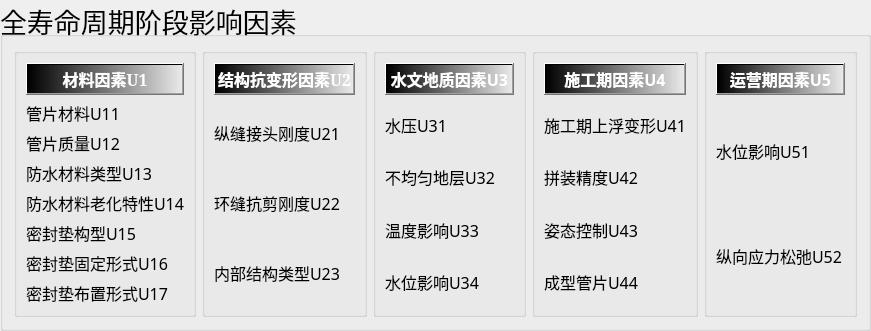
  <widget class="QGroupBox" name="groupBox_6">
   <property name="geometry">
    <rect>
     <x>20</x>
     <y>20</y>
     <width>871</width>
     <height>281</height>
    </rect>
   </property>
   <property name="font">
    <font>
     <pointsize>20</pointsize>
    </font>
   </property>
   <property name="title">
    <string>全寿命周期阶段影响因素</string>
   </property>
   <layout class="QHBoxLayout" name="horizontalLayout">
    <item>
     <widget class="QGroupBox" name="groupBox">
      <property name="font">
       <font>
        <family>华文宋体</family>
        <pointsize>9</pointsize>
        <weight>50</weight>
        <italic>false</italic>
        <bold>false</bold>
        <underline>false</underline>
       </font>
      </property>
      <property name="title">
       <string/>
      </property>
      <layout class="QVBoxLayout" name="verticalLayout_2">
       <item>
        <widget class="QPushButton" name="pushButton">
         <property name="font">
          <font>
           <family>SimSun</family>
           <pointsize>12</pointsize>
           <weight>75</weight>
           <italic>false</italic>
           <bold>true</bold>
           <underline>false</underline>
           <kerning>true</kerning>
          </font>
         </property>
         <property name="styleSheet">
          <string notr="true">background-color: qlineargradient(spread:pad, x1:0, y1:0, x2:1, y2:0, stop:0 rgba(0, 0, 0, 255), stop:1 rgba(0, 0, 0, 0));
color: rgb(255, 255, 255);</string>
         </property>
         <property name="text">
          <string>材料因素U1</string>
         </property>
        </widget>
       </item>
       <item>
        <widget class="QLabel" name="label">
         <property name="font">
          <font>
           <family>华文宋体</family>
           <pointsize>12</pointsize>
           <weight>50</weight>
           <italic>false</italic>
           <bold>false</bold>
           <underline>false</underline>
          </font>
         </property>
         <property name="text">
          <string>管片材料U11</string>
         </property>
        </widget>
       </item>
       <item>
        <widget class="QLabel" name="label_9">
         <property name="font">
          <font>
           <family>华文宋体</family>
           <pointsize>12</pointsize>
           <weight>50</weight>
           <italic>false</italic>
           <bold>false</bold>
           <underline>false</underline>
          </font>
         </property>
         <property name="text">
          <string>管片质量U12</string>
         </property>
        </widget>
       </item>
       <item>
        <widget class="QLabel" name="label_2">
         <property name="font">
          <font>
           <family>华文宋体</family>
           <pointsize>12</pointsize>
           <weight>50</weight>
           <italic>false</italic>
           <bold>false</bold>
           <underline>false</underline>
          </font>
         </property>
         <property name="text">
          <string>防水材料类型U13</string>
         </property>
        </widget>
       </item>
       <item>
        <widget class="QLabel" name="label_3">
         <property name="font">
          <font>
           <family>华文宋体</family>
           <pointsize>12</pointsize>
           <weight>50</weight>
           <italic>false</italic>
           <bold>false</bold>
           <underline>false</underline>
          </font>
         </property>
         <property name="text">
          <string>防水材料老化特性U14</string>
         </property>
        </widget>
       </item>
       <item>
        <widget class="QLabel" name="label_5">
         <property name="font">
          <font>
           <family>华文宋体</family>
           <pointsize>12</pointsize>
           <weight>50</weight>
           <italic>false</italic>
           <bold>false</bold>
           <underline>false</underline>
          </font>
         </property>
         <property name="text">
          <string>密封垫构型U15</string>
         </property>
        </widget>
       </item>
       <item>
        <widget class="QLabel" name="label_4">
         <property name="font">
          <font>
           <family>华文宋体</family>
           <pointsize>12</pointsize>
           <weight>50</weight>
           <italic>false</italic>
           <bold>false</bold>
           <underline>false</underline>
          </font>
         </property>
         <property name="text">
          <string>密封垫固定形式U16</string>
         </property>
        </widget>
       </item>
       <item>
        <widget class="QLabel" name="label_6">
         <property name="font">
          <font>
           <family>华文宋体</family>
           <pointsize>12</pointsize>
           <weight>50</weight>
           <italic>false</italic>
           <bold>false</bold>
           <underline>false</underline>
          </font>
         </property>
         <property name="text">
          <string>密封垫布置形式U17</string>
         </property>
        </widget>
       </item>
      </layout>
     </widget>
    </item>
    <item>
     <widget class="QGroupBox" name="groupBox_2">
      <property name="font">
       <font>
        <family>华文宋体</family>
        <pointsize>9</pointsize>
        <weight>50</weight>
        <italic>false</italic>
        <bold>false</bold>
        <underline>false</underline>
       </font>
      </property>
      <property name="title">
       <string/>
      </property>
      <layout class="QVBoxLayout" name="verticalLayout_3">
       <item>
        <widget class="QPushButton" name="pushButton_2">
         <property name="font">
          <font>
           <family>SimSun</family>
           <pointsize>12</pointsize>
           <weight>75</weight>
           <italic>false</italic>
           <bold>true</bold>
           <underline>false</underline>
          </font>
         </property>
         <property name="styleSheet">
          <string notr="true">background-color: qlineargradient(spread:pad, x1:0, y1:0, x2:1, y2:0, stop:0 rgba(0, 0, 0, 255), stop:1 rgba(0, 0, 0, 0));
color: rgb(255, 255, 255);</string>
         </property>
         <property name="text">
          <string>结构抗变形因素U2</string>
         </property>
        </widget>
       </item>
       <item>
        <widget class="QLabel" name="label_7">
         <property name="font">
          <font>
           <family>华文宋体</family>
           <pointsize>12</pointsize>
           <weight>50</weight>
           <italic>false</italic>
           <bold>false</bold>
           <underline>false</underline>
          </font>
         </property>
         <property name="text">
          <string>纵缝接头刚度U21</string>
         </property>
        </widget>
       </item>
       <item>
        <widget class="QLabel" name="label_8">
         <property name="font">
          <font>
           <family>华文宋体</family>
           <pointsize>12</pointsize>
           <weight>50</weight>
           <italic>false</italic>
           <bold>false</bold>
           <underline>false</underline>
          </font>
         </property>
         <property name="text">
          <string>环缝抗剪刚度U22</string>
         </property>
        </widget>
       </item>
       <item>
        <widget class="QLabel" name="label_13">
         <property name="font">
          <font>
           <family>华文宋体</family>
           <pointsize>12</pointsize>
           <weight>50</weight>
           <italic>false</italic>
           <bold>false</bold>
           <underline>false</underline>
          </font>
         </property>
         <property name="text">
          <string>内部结构类型U23</string>
         </property>
        </widget>
       </item>
      </layout>
     </widget>
    </item>
    <item>
     <widget class="QGroupBox" name="groupBox_3">
      <property name="font">
       <font>
        <family>华文宋体</family>
        <pointsize>9</pointsize>
        <weight>50</weight>
        <italic>false</italic>
        <bold>false</bold>
        <underline>false</underline>
       </font>
      </property>
      <property name="title">
       <string/>
      </property>
      <layout class="QVBoxLayout" name="verticalLayout_4">
       <item>
        <widget class="QPushButton" name="pushButton_3">
         <property name="font">
          <font>
           <family>华文宋体</family>
           <pointsize>12</pointsize>
           <weight>75</weight>
           <italic>false</italic>
           <bold>true</bold>
           <underline>false</underline>
          </font>
         </property>
         <property name="styleSheet">
          <string notr="true">background-color: qlineargradient(spread:pad, x1:0, y1:0, x2:1, y2:0, stop:0 rgba(0, 0, 0, 255), stop:1 rgba(0, 0, 0, 0));
color: rgb(255, 255, 255);</string>
         </property>
         <property name="text">
          <string>水文地质因素U3</string>
         </property>
        </widget>
       </item>
       <item>
        <widget class="QLabel" name="label_17">
         <property name="font">
          <font>
           <family>华文宋体</family>
           <pointsize>12</pointsize>
           <weight>50</weight>
           <italic>false</italic>
           <bold>false</bold>
           <underline>false</underline>
          </font>
         </property>
         <property name="text">
          <string>水压U31</string>
         </property>
        </widget>
       </item>
       <item>
        <widget class="QLabel" name="label_18">
         <property name="font">
          <font>
           <family>华文宋体</family>
           <pointsize>12</pointsize>
           <weight>50</weight>
           <italic>false</italic>
           <bold>false</bold>
           <underline>false</underline>
          </font>
         </property>
         <property name="text">
          <string>不均匀地层U32</string>
         </property>
        </widget>
       </item>
       <item>
        <widget class="QLabel" name="label_19">
         <property name="font">
          <font>
           <family>华文宋体</family>
           <pointsize>12</pointsize>
           <weight>50</weight>
           <italic>false</italic>
           <bold>false</bold>
           <underline>false</underline>
          </font>
         </property>
         <property name="text">
          <string>温度影响U33</string>
         </property>
        </widget>
       </item>
       <item>
        <widget class="QLabel" name="label_20">
         <property name="font">
          <font>
           <family>华文宋体</family>
           <pointsize>12</pointsize>
           <weight>50</weight>
           <italic>false</italic>
           <bold>false</bold>
           <underline>false</underline>
          </font>
         </property>
         <property name="text">
          <string>水位影响U34</string>
         </property>
        </widget>
       </item>
      </layout>
     </widget>
    </item>
    <item>
     <widget class="QGroupBox" name="groupBox_4">
      <property name="font">
       <font>
        <family>华文宋体</family>
        <pointsize>9</pointsize>
        <weight>50</weight>
        <italic>false</italic>
        <bold>false</bold>
        <underline>false</underline>
       </font>
      </property>
      <property name="title">
       <string/>
      </property>
      <layout class="QVBoxLayout" name="verticalLayout_7">
       <item>
        <widget class="QPushButton" name="pushButton_4">
         <property name="font">
          <font>
           <family>华文宋体</family>
           <pointsize>12</pointsize>
           <weight>75</weight>
           <italic>false</italic>
           <bold>true</bold>
           <underline>false</underline>
           <kerning>true</kerning>
          </font>
         </property>
         <property name="styleSheet">
          <string notr="true">background-color: qlineargradient(spread:pad, x1:0, y1:0, x2:1, y2:0, stop:0 rgba(0, 0, 0, 255), stop:1 rgba(0, 0, 0, 0));
color: rgb(255, 255, 255);</string>
         </property>
         <property name="text">
          <string>施工期因素U4</string>
         </property>
        </widget>
       </item>
       <item>
        <widget class="QLabel" name="label_27">
         <property name="font">
          <font>
           <family>华文宋体</family>
           <pointsize>12</pointsize>
           <weight>50</weight>
           <italic>false</italic>
           <bold>false</bold>
           <underline>false</underline>
          </font>
         </property>
         <property name="text">
          <string>施工期上浮变形U41</string>
         </property>
        </widget>
       </item>
       <item>
        <widget class="QLabel" name="label_28">
         <property name="font">
          <font>
           <family>华文宋体</family>
           <pointsize>12</pointsize>
           <weight>50</weight>
           <italic>false</italic>
           <bold>false</bold>
           <underline>false</underline>
          </font>
         </property>
         <property name="text">
          <string>拼装精度U42</string>
         </property>
        </widget>
       </item>
       <item>
        <widget class="QLabel" name="label_29">
         <property name="font">
          <font>
           <family>华文宋体</family>
           <pointsize>12</pointsize>
           <weight>50</weight>
           <italic>false</italic>
           <bold>false</bold>
           <underline>false</underline>
          </font>
         </property>
         <property name="text">
          <string>姿态控制U43</string>
         </property>
        </widget>
       </item>
       <item>
        <widget class="QLabel" name="label_30">
         <property name="font">
          <font>
           <family>华文宋体</family>
           <pointsize>12</pointsize>
           <weight>50</weight>
           <italic>false</italic>
           <bold>false</bold>
           <underline>false</underline>
          </font>
         </property>
         <property name="text">
          <string>成型管片U44</string>
         </property>
        </widget>
       </item>
      </layout>
     </widget>
    </item>
    <item>
     <widget class="QGroupBox" name="groupBox_5">
      <property name="font">
       <font>
        <family>华文宋体</family>
        <pointsize>9</pointsize>
        <weight>50</weight>
        <italic>false</italic>
        <bold>false</bold>
        <underline>false</underline>
       </font>
      </property>
      <property name="title">
       <string/>
      </property>
      <layout class="QVBoxLayout" name="verticalLayout_8">
       <item>
        <widget class="QPushButton" name="pushButton_5">
         <property name="font">
          <font>
           <family>华文宋体</family>
           <pointsize>12</pointsize>
           <weight>75</weight>
           <italic>false</italic>
           <bold>true</bold>
           <underline>false</underline>
           <kerning>true</kerning>
          </font>
         </property>
         <property name="styleSheet">
          <string notr="true">background-color: qlineargradient(spread:pad, x1:0, y1:0, x2:1, y2:0, stop:0 rgba(0, 0, 0, 255), stop:1 rgba(0, 0, 0, 0));
color: rgb(255, 255, 255);</string>
         </property>
         <property name="text">
          <string>运营期因素U5</string>
         </property>
        </widget>
       </item>
       <item>
        <widget class="QLabel" name="label_31">
         <property name="font">
          <font>
           <family>华文宋体</family>
           <pointsize>12</pointsize>
           <weight>50</weight>
           <italic>false</italic>
           <bold>false</bold>
           <underline>false</underline>
          </font>
         </property>
         <property name="text">
          <string>水位影响U51</string>
         </property>
        </widget>
       </item>
       <item>
        <widget class="QLabel" name="label_32">
         <property name="font">
          <font>
           <family>华文宋体</family>
           <pointsize>12</pointsize>
           <weight>50</weight>
           <italic>false</italic>
           <bold>false</bold>
           <underline>false</underline>
          </font>
         </property>
         <property name="text">
          <string>纵向应力松弛U52</string>
         </property>
        </widget>
       </item>
      </layout>
     </widget>
    </item>
   </layout>
  </widget>
